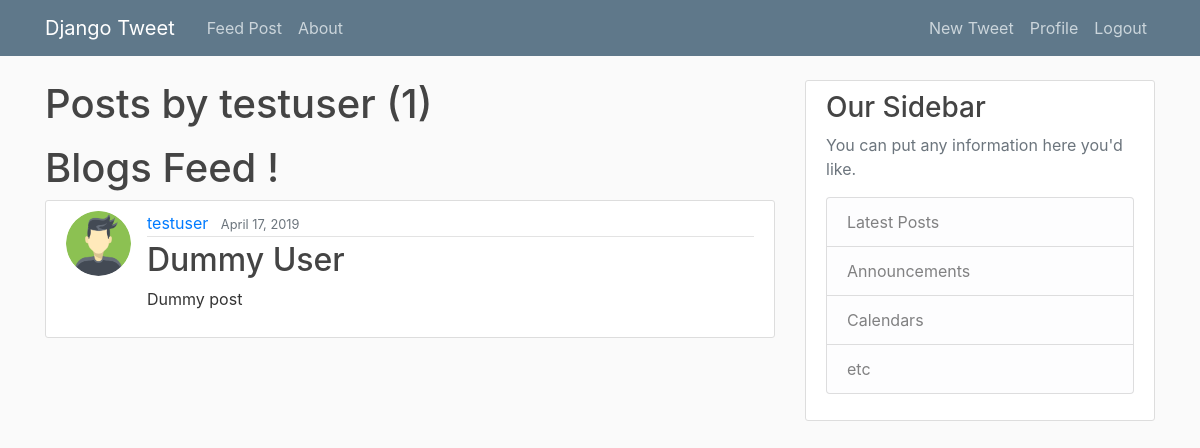
The page /user/testuser (signed in) on the database its author committed.
### blog/models.py (models this page shows, shortened)
class Post(models.Model):
	title = models.CharField(max_length=100)
	content = models.TextField()
	date_posted = models.DateTimeField(default=timezone.now)   #@ timezone.now() is function which we are not using here
	author = models.ForeignKey(User, on_delete=models.CASCADE)

### users/models.py (models this page shows, shortened)
class Profile(models.Model):
	user = models.OneToOneField(User, on_delete=models.CASCADE)
	bio = models.CharField(max_length=199, blank=True)
	location = models.CharField(max_length=99, blank=True)
	image = models.ImageField(default='profile.jpg', upload_to='profile_pics')

### blog/views.py (the view)
# urls.py: path('user/<str:username>', UserPostListView.as_view(), name="user-posts"),
class UserPostListView(LoginRequiredMixin, ListView):
	model = Post  # what model to query to create List
	template_name = 'blog/user_post.html'
	context_object_name = 'posts'   	# By default is posts
	ordering = ['-date_posted']
	paginate_by = 4
	def get_queryset(self):
		user = get_object_or_404(User, username=self.kwargs.get('username'))
		return Post.objects.filter(author=user).order_by('-date_posted')

### blog/templates/blog/user_post.html (shortened to what this page needs)
{% extends 'blog/base.html' %}
{% block content %}
	<h1 class="mb-3">Posts by {{ view.kwargs.username }} ({{ page_obj.paginator.count }})</h1>
	<h1>Blogs Feed !</h1>
	{% for post in posts %}
		<article class="media content-section">
			<img class="rounded-circle article-img" src="{{ post.author.profile.image.url }}">
			  <div class="media-body">
			    <div class="article-metadata">
			      <a class="mr-2" href="{% url 'user-posts' post.author.username %}">{{ post.author }}</a>
			      <small class="text-muted">{{ post.date_posted | date:"F d, Y"}}</small>
			    </div>
			    <h2><a class="article-title" href="{% url 'post-detail' post.id %}">{{ post.title }}</a></h2>
			    <p class="article-content">{{ post.content }}</p>
			  </div>
		</article>
	{% endfor %}
{% endblock content %}

### blog/static/blog/main.css (style rules this page uses)
body { background: #fafafa; color: #333333; margin-top: 5rem; }
h1, h2, h3, h4, h5, h6 { color: #444444; }
.content-section { background: #ffffff; padding: 10px 20px; border: 1px solid #dddddd; border-radius: 3px; margin-bottom: 20px; }
.article-title { color: #444444; }
.article-content { white-space: pre-line; }
.article-img { height: 65px; width: 65px; margin-right: 16px; }
.article-metadata { padding-bottom: 1px; margin-bottom: 4px; border-bottom: 1px solid #e3e3e3 }

### rows shown on the page
Post: author.profile.image (placeholder picture), author "testuser", date_posted "April 17, 2019", title "Dummy User", content "Dummy post"

### other values the page prints
{{ view.kwargs.username }} "testuser"
{{ page_obj.paginator.count }} "1"
